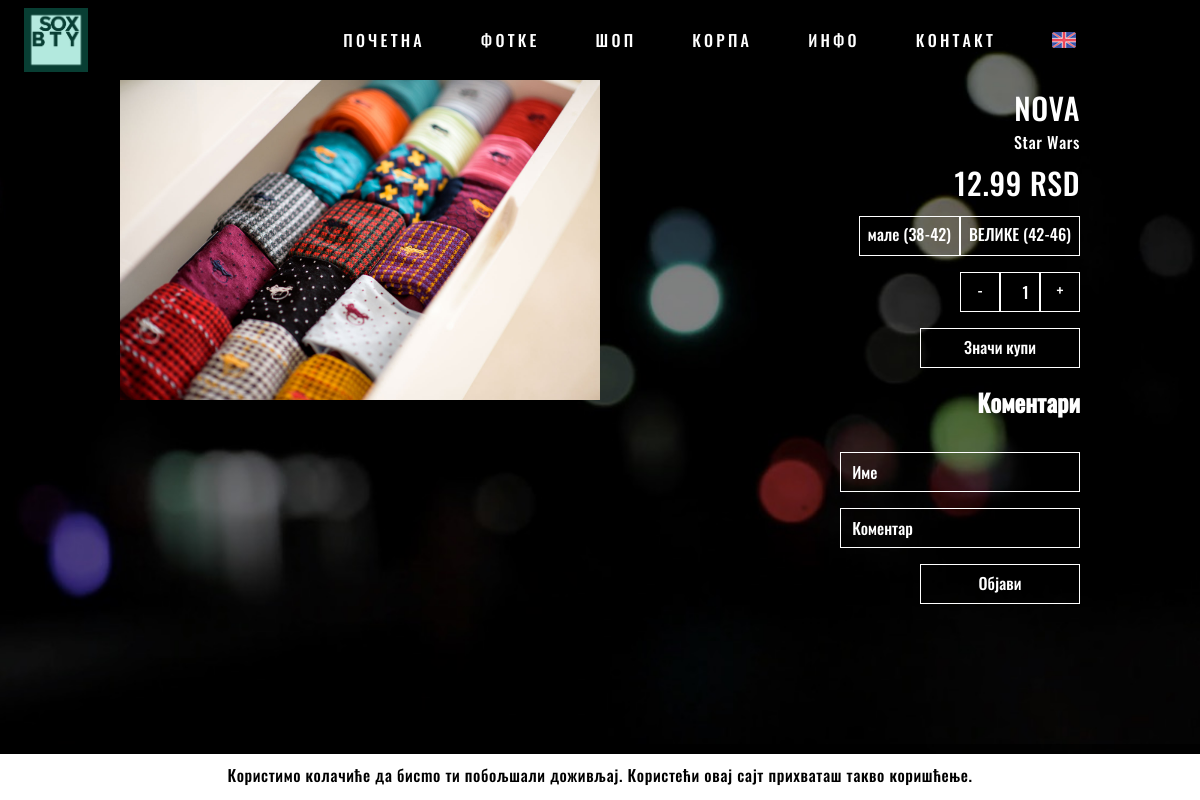
The page /pages/product.php?id=37 on the database as committed earlier.
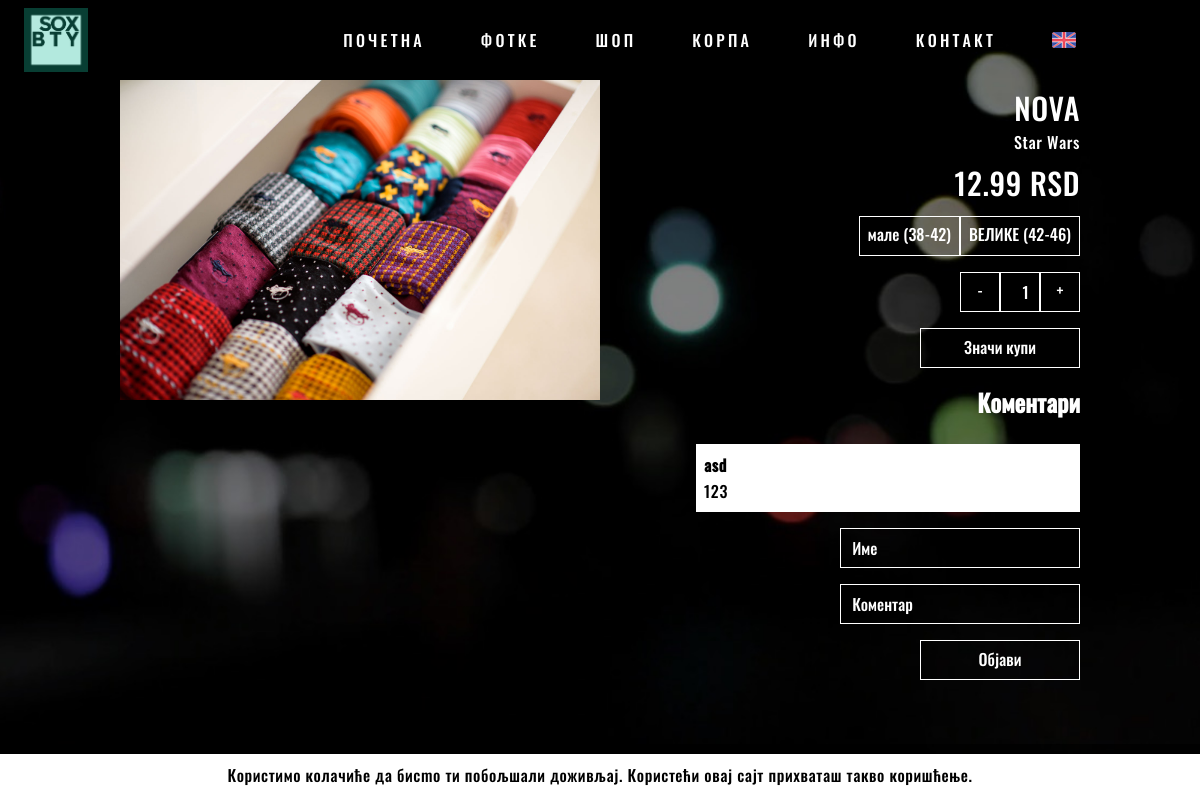
The same page on the database as committed later.
### tables this page shows
CREATE TABLE `products` (
  `id` int(11) NOT NULL,
  `name` varchar(50) NOT NULL,
  `price` float NOT NULL,
  `collection` int(11) DEFAULT NULL,
  `date_added` timestamp NOT NULL DEFAULT CURRENT_TIMESTAMP
);

CREATE TABLE `collections` (
  `id` int(11) NOT NULL,
  `name` varchar(255) NOT NULL
);

CREATE TABLE `sizes` (
  `id` int(11) NOT NULL,
  `name` varchar(10) NOT NULL
);

CREATE TABLE `comments` (
  `id` int(11) NOT NULL,
  `name` varchar(50) NOT NULL,
  `comment` text NOT NULL,
  `product` int(11) NOT NULL,
  `ip` varchar(20) NOT NULL
);

### logic/config.php (called while the page is built, shortened)
<?php
	require("../logic/functions.php");
	$page = basename($_SERVER["SCRIPT_FILENAME"], '.php');
    require("../logic/get_lang.php");
?>

### logic/get_lang.php (called while the page is built, shortened)
<?php
    $lang_found = false;
    if(!$lang_found) {
        $lang = "rs";
    }
?>

### logic/functions.php (called while the page is built, shortened)
<?php
    function strip($var) {
		return mysqli_real_escape_string($GLOBALS['connect'], htmlspecialchars(strip_tags(trim($var))));
    }
	function get_all_product_images($id) {
		$path = '../products/' . $id . '/img';
		$i = 0;
		if(file_exists($path)) {
			$files = scandir($path);
			$images = [];
			foreach($files as $file) {
    	    	if($file[0] != '.' && strpos($file, ".txt") === false && strpos($file, "thumb") === false) {
					$images[] = $path . '/' . $file;
				}
			}
		}
		return $images;
	}
	function get_price($price) {
		$currency = 'RSD';
		return $price = round($price, 2) . ' ' . $currency;
	}
?>

### pages/product.php (the view, shortened to what this page needs)
<?php
    require("../logic/config.php");
	$id = strip($_GET["id"]);
?>
<html>
    <head>
        <?php
            require("../ui/link.php");
			$cmd = "SELECT * FROM products WHERE id='$id'";
			$result = mysqli_query($connect, $cmd);
			$row = mysqli_fetch_array($result);
        ?>
		<link rel="stylesheet" href="../css/product.css">
    </head>
    <body>
        <?php require("../ui/header.php"); ?>
        <div class="main padded">
            <?php
				if(mysqli_num_rows($result) == 1){
					echo '<div class="sp-wrap">';
					foreach(get_all_product_images($row["id"]) as $image) {
						echo '<a href="' . $image .'"><img src="' . $image . '" alt=""></a>';
					}
					echo '</div>';
                    echo '<div class="options">';
					echo '<form action="../actions/cart_add.php" method="GET">';
					echo '<p class="name">' . $row['name'] . '</p>';
					$cmd = "SELECT name FROM collections WHERE id=" . $row['collection'];
					$result = mysqli_query($connect, $cmd);
					$collection = mysqli_fetch_array($result)[0];
                    echo '<p>' . $collection . '</p>';
                    echo '<p class="price"> ' . get_price($row['price']) . '</p>';
					$cmd = "SELECT * FROM sizes";
					$result = mysqli_query($connect, $cmd);
					echo '<div class="input-wrapper">';
					echo '<div class="input-group">';
					while($size = mysqli_fetch_array($result)) {
						echo '<div class="radio-input">';
						echo '<label for="' . $size["id"] . '">';
						echo '<span>' . $string["product"]["sizes"][$size["name"]] . '</span>';
						echo '</label>';
						echo '</div>';
					}
					echo '</div>';
					echo '</div>';
					echo '<div class="input-wrapper">';
					echo '<div class="input-group">';
					echo '<a class="button" onclick="qtyDec()">-</a>';
					echo '<input class="block-input" id="qty" name="qty" type="number" min="1" max="10" step="1" value="1" required/>';
					echo '<a class="button" onclick="qtyInc()">+</a>';
					echo '</div>';
					echo '</div>';
                    echo '<input class="button" type="submit" value="' . $string["product"]["buy"] . '"/>';
                    echo '</form></div>';
					echo '<div class="comments">';
					echo '<h2>' . $string['product']['comments'] . '</h2>';
					$cmd = "SELECT * FROM comments WHERE product=" . $id;
					$result = mysqli_query($connect, $cmd);
					while($row = mysqli_fetch_array($result)) {
						echo '<div class="comment">';
						echo '<p><b>' . $row["name"] . '</b></p>';
						echo '<p>' . $row["comment"] . '</p>';
						echo '</div>';
					}
					echo '<form action="../actions/product_comment.php" method="POST">';
					echo '<input type="text" name="name" placeholder="' . $string['product']['name'] . '" required/>';
					echo '<input type="text" name="comment" placeholder="' . $string['product']['comment'] . '" required/>';
					echo '<input type="submit" class="button" value="' . $string['product']['post'] . '" />';
					echo '</form>';
					echo '</div>';
                }else {
					echo '<div class="center-both">';
                    echo '<h1>'  . $string["product"]["invalid"] . '</h1>';
                    echo '<a href="shop" class="button center">'  . $string["product"]["continue"] . '</a>';
					echo '</div>';
                }
            ?>
        </div>
        <?php require("../ui/footer.php"); ?>
    </body>
</html>

### ui/link.php (shortened to what this page needs)
<link rel="stylesheet" href="../css/main.css">
<link rel="stylesheet" href="../css/header.css">
<link rel="stylesheet" href="../css/footer.css">
<link rel="stylesheet" href="../css/shake.css">

### ui/header.php (shortened to what this page needs)
<header>
    <div id="wrap">
        <a href="home.php" class="shake shake-basic shake-constant">
			<img id="logo-small" src="../img/logo.png"/>
			<div class="tint"></div>
		</a>
        <nav id="nav">
            <ul>
                <?php
                    $items = ["home", "gallery", "shop", "cart", "info", "contact"];
                    foreach($items as $item) {
                        echo '<li><a';
                        if(strcmp($item, $page) == 0) {
                        	echo ' class="selected"';
                        }
                        echo ' href="../pages/' . $item .'">';
                        echo $string["header"][$item];
                        echo '</a></li>';
                    }
                ?>
                    <li>
                        <?php
                            if(strcmp($lang, "en") == 0) {
                                echo '<a href="../logic/set_lang.php?lang=rs&page=' . $page . '"><img class="header-icon" src="../img/rs.png" /></a>';
                            }else if(strcmp($lang, "rs") == 0) {
                                echo '<a href="../logic/set_lang.php?lang=en&page=' . $page . '"><img class="header-icon" src="../img/en.png" /></a>';
                            }
                        ?>
                    </li>
                    <li>
                        <a href="https://www.instagram.com/soxbty/">
                            <img class="header-icon" src="../img/instagram.png">
                        </a>
                    </li>
            </ul>
        </nav>
    </div>
</header>
<?php
	if(isset($_SESSION['error'])) {
		echo '<div class="status open status-error"><p>' . $_SESSION['error'] . '</p></div>';
		unset($_SESSION['error']);
	}else if(isset($_SESSION['success'])) {
		echo '<div class="status open status-success"><p>' . $_SESSION['success'] . '</p></div>';
		unset($_SESSION['success']);
	}else if(isset($_SESSION['order'])) {
		echo '<div class="status open status-order">';
		echo '<p>' . $_SESSION['order'] . '</p>';
		echo '<img src="../img/ordered.gif" />';
		echo '</div>';
		unset($_SESSION['order']);
	}else if(!isset($_SESSION['cookies_accepted'])) {
		echo '<div class="status open status-alert">';
		echo '<p>' . $string['status']['cookiesAlert'] . '</p>';
		echo '</div>';
	}
?>

### ui/footer.php (shortened to what this page needs)
<footer>
    <?php echo '<p>&copy; ' . date("Y") . ' SOXBTY</p>'; ?>
	<div class="sponsors">
		<a href="http://ecloga.org"><img src="../img/ecloga.png"></a>
	</div>
</footer>

### css/main.css (style rules this page uses)
*, *:after, *:before { margin: 0; padding: 0; -webkit-box-sizing: border-box; -moz-box-sizing: border-box; box-sizing: border-box; }
html { background-attachment: fixed; background-position: center; background-repeat: no-repeat; background-size: cover; background-image: url(../img/theme.jpg); }
body, html { width: 100%; max-height: 100% !important; padding: 0; margin: 0; color: #fff; }
body, input, textarea, select { font-family: 'Oswald', sans-serif; }
p { font-size: 1em; line-height: 26px; font-weight: 300; letter-spacing: 0.6px; }
a { color: #fff; outline: none; text-decoration: none !important; transition: 500ms ease; -moz-transition: 500ms ease; -webkit-transition: 500ms ease; -ms-transition: 500ms ease; -o-transition: 500ms ease; border-bottom: 0; padding-bottom: 0.3em; }
.main { width: 100%; min-height: calc(100% - 8.5em); text-align: justify; margin-top: 5em; }
.padded { margin-left: auto; margin-right: auto; padding: 0 10%; }
form { margin: 0 auto; width: 50%; overflow: hidden; }
input, textarea, label span, select { background-color: transparent; width: 100%; max-width: 100%; height: 2.5em; margin-bottom: 1em; padding-left: 0.7em; border: 1px solid #fff; border-radius: 1px; font-size: 1em; font-weight: 300; transition: 500ms ease; -moz-transition: 500ms ease; -webkit-transition: 500ms ease; -ms-transition: 500ms ease; -o-transition: 500ms ease; -webkit-appearance: none; -webkit-border-radius: 0; border-radius: 0; display: inline-block; color: #fff; opacity: 1; }
label { margin: 0; position: relative; }
label span { margin: 0; padding: 0.5em; padding-top: 0.3em; }
.input-wrapper { overflow: hidden; display: block; height: auto; width: 100%; text-align: right; }
.input-group { margin-bottom: 1em; float: right; }
.radio-input { float: left; }
.input-group input[type=number], .input-group .button { display: inline-block; float: left; text-align: center; max-width: 2.5em; margin: 0; }
input[type=number] { text-align: left; }
.button { float: right; text-align: center; display: block; width: 10em; height: 2.5em; line-height: 2.2em; color: #fff; border: 1px solid #fff; background-color: transparent; padding : 0 !important; transition: 500ms ease; -moz-transition: 500ms ease; -webkit-transition: 500ms ease; -ms-transition: 500ms ease; -o-transition: 500ms ease; }

### css/header.css (style rules this page uses)
header, .status { position: fixed; width: 100%; height: 5em; z-index: 100; top: 0; margin: 0; padding: 0 1.5em; }
header { background-color: transparent; -webkit-transition: all 0.5s ease; -moz-transition: all 0.5s ease; -o-transition: all 0.5s ease; transition: all 0.5s ease; }
.status { position: fixed; top: auto; bottom: 0; height: auto; text-align: center; }
.status-alert { background: #fff; color: #000; }
.status p { padding-top: 0.5em; padding-bottom: 0.75em; font-size: 1em; margin: 0; }
#nav { float: right; }
#nav ul li a { display: block; letter-spacing: 0.2em; text-transform: uppercase; border-bottom: 0; padding-bottom: 0; }
#nav ul li { margin: 1.75em; float: left; list-style: none; }
#logo-small, .tint { display: block; width: 4em; height: 4em; margin: 0.5em auto; float: left; position: absolute; }
.header-icon { height: 1em; margin-top: 0.25em; }

### css/footer.css (style rules this page uses)
footer { width: 100%; padding-top: 0.5em; height: 3.5em; background-color: rgba(0, 0, 0, 0.63); }
footer p { position: relative; float: left; left: 0.5em; margin-top: 0.5em; font-size: 1em; }
.sponsors { position: relative; float: right; }
.sponsors a { right: 0.5em; }

### css/shake.css (style rules this page uses)
.shake,.shake-little,.shake-slow,.shake-hard,.shake-horizontal,.shake-vertical,.shake-rotate,.shake-opacity,.shake-crazy,.shake-chunk { display:inline-block;transform-origin:center center }
.shake:hover,.shake-trigger:hover .shake,.shake.shake-freeze,.shake.shake-constant { animation-name:shake;animation-duration:100ms;animation-timing-function:ease-in-out;animation-iteration-count:infinite }

Rows that differ between the two databases and show on the page:
added comments: name "asd", comment "123"
